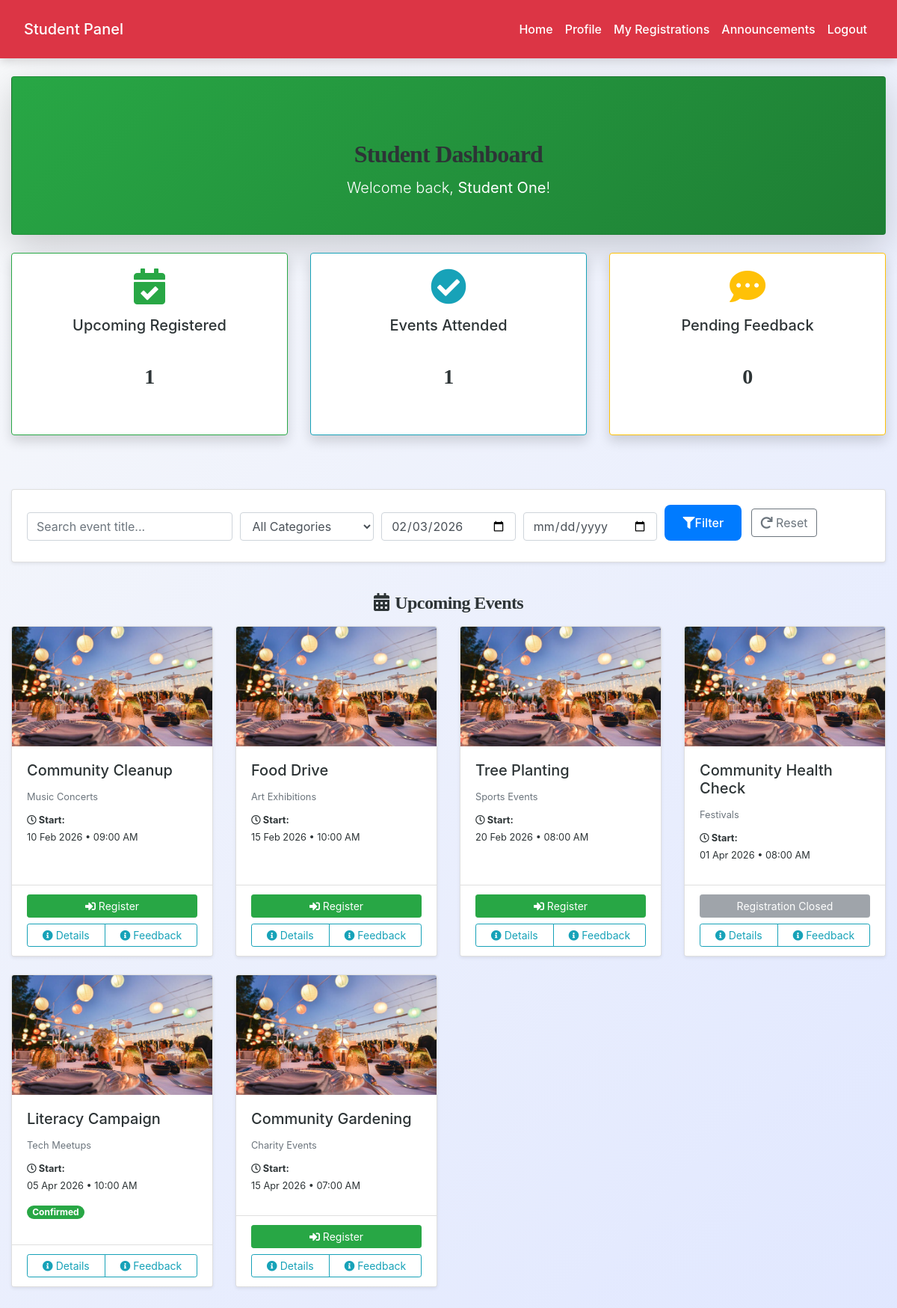
The page /student/dashboard.php (signed in) on the database its author committed.
### tables this page shows
CREATE TABLE `users` (
  `id` int(11) NOT NULL,
  `role` enum('Student','Faculty','Event Organizer') NOT NULL,
  `department` varchar(100) NOT NULL,
  `first_name` varchar(100) NOT NULL,
  `last_name` varchar(100) NOT NULL,
  `email` varchar(150) NOT NULL,
  `password_hash` varchar(255) NOT NULL,
  `phone` varchar(20) DEFAULT NULL,
  `profile_image` varchar(255) DEFAULT NULL,
  `system_notifications` tinyint(1) DEFAULT 1,
  `status` enum('pending','active','suspended') DEFAULT 'pending',
  `created_at` timestamp NOT NULL DEFAULT current_timestamp(),
  `updated_at` timestamp NOT NULL DEFAULT current_timestamp() ON UPDATE current_timestamp()
);

CREATE TABLE `events` (
  `event_id` int(11) NOT NULL,
  `title` varchar(255) NOT NULL,
  `description` text NOT NULL,
  `organizer_id` int(11) NOT NULL,
  `category_id` int(11) DEFAULT NULL,
  `event_type` enum('one_time','recurring') DEFAULT 'one_time',
  `start_datetime` datetime NOT NULL,
  `end_datetime` datetime NOT NULL,
  `capacity` int(11) DEFAULT 0,
  `registration_deadline` datetime DEFAULT NULL,
  `status` enum('pending','approved','rejected','cancelled','completed') DEFAULT 'pending',
  `banner_image` varchar(255) DEFAULT NULL,
  `created_at` datetime DEFAULT current_timestamp(),
  `updated_at` datetime DEFAULT current_timestamp() ON UPDATE current_timestamp()
);

CREATE TABLE `event_categories` (
  `id` int(11) NOT NULL,
  `name` varchar(100) NOT NULL
);

CREATE TABLE `event_registrations` (
  `id` int(11) NOT NULL,
  `event_id` int(11) NOT NULL,
  `user_id` int(11) NOT NULL,
  `status` enum('pending','confirmed','waitlisted','cancelled','attended','no_show') DEFAULT 'pending',
  `qr_code_token` varchar(64) DEFAULT NULL,
  `cancellation_reason` text DEFAULT NULL,
  `registered_at` timestamp NOT NULL DEFAULT current_timestamp()
);

### student/dashboard.php (the view, shortened to what this page needs)
<?php
include('config.php');
$user_id = $_SESSION['user_id'];
$stmt = $conn->prepare("SELECT first_name, last_name FROM users WHERE id = ? AND role = 'Student'");
$stmt->bind_param("i", $user_id);
$stmt->execute();
$result = $stmt->get_result();
if ($row = $result->fetch_assoc()) {
    $name = trim($row['first_name'] . ' ' . $row['last_name']);
} else {
    $name = "Student";
}
$stmt = $conn->prepare("
    SELECT COUNT(*) as count
    FROM event_registrations er
    JOIN events e ON er.event_id = e.event_id
    WHERE er.user_id = ?
    AND e.start_datetime > NOW()
    AND er.status IN ('confirmed', 'pending')
");
$stmt->bind_param("i", $user_id);
$stmt->execute();
$upcoming_registered = $stmt->get_result()->fetch_assoc()['count'] ?? 0;
$stmt = $conn->prepare("
    SELECT COUNT(DISTINCT er.event_id) as count
    FROM event_registrations er
    JOIN event_attendance ea ON ea.registration_id = er.id
    WHERE er.user_id = ?
");
$stmt->bind_param("i", $user_id);
$stmt->execute();
$attended = $stmt->get_result()->fetch_assoc()['count'] ?? 0;
$stmt = $conn->prepare("
    SELECT COUNT(DISTINCT er.event_id) as count
    FROM event_registrations er
    JOIN event_attendance ea ON ea.registration_id = er.id
    LEFT JOIN event_feedback ef ON ef.event_id = er.event_id AND ef.user_id = er.user_id
    WHERE er.user_id = ?
    AND ea.attended_at IS NOT NULL
    AND ef.id IS NULL
");
$stmt->bind_param("i", $user_id);
$stmt->execute();
$pending_feedback = $stmt->get_result()->fetch_assoc()['count'] ?? 0;
$search     = $_GET['search'] ?? '';
$from_date  = $_GET['from_date'] ?? date('Y-m-d');
$to_date    = $_GET['to_date'] ?? '';
$sql = "
    SELECT
        e.event_id,
        e.title,
        e.description,
        e.start_datetime,
        e.end_datetime,
        e.registration_deadline,
        e.banner_image,
        c.name AS category,
        er.status AS reg_status,
        er.id AS registration_id,
        er.qr_code_token
    FROM events e
    LEFT JOIN event_categories c ON e.category_id = c.id
    LEFT JOIN event_registrations er ON er.event_id = e.event_id AND er.user_id = ?
    WHERE e.status = 'approved'
      AND e.start_datetime > NOW()
";
$params = [$user_id];
$types  = "i";
if ($from_date !== '') {
    $sql .= " AND e.start_datetime >= ?";
    $params[] = "$from_date 00:00:00";
    $types .= "s";
}
$sql .= " ORDER BY e.start_datetime ASC LIMIT 12";
$stmt = $conn->prepare($sql);
$stmt->bind_param($types, ...$params);
$stmt->execute();
$events_result = $stmt->get_result();
$events = $events_result->fetch_all(MYSQLI_ASSOC);
?>
<!DOCTYPE html>
<html lang="en">
<head>
    <link rel="stylesheet" href="https://maxcdn.bootstrapcdn.com/bootstrap/4.5.2/css/bootstrap.min.css">
    <link rel="stylesheet" href="https://cdnjs.cloudflare.com/ajax/libs/font-awesome/5.15.4/css/all.min.css">
    <link rel="stylesheet" href="../css/style.css">
</head>
<body class="bg-light">
<?php include('navbar.php'); ?>
<div class="container-fluid mt-4 pb-5">
    <div class="card mb-4 shadow-lg text-white text-center py-4" style="background: linear-gradient(135deg, #28a745, #1e7e34);">
        <div class="card-body">
            <h2 class="mb-2">Student Dashboard</h2>
            <p class="lead mb-0">Welcome back, <strong><?= htmlspecialchars($name) ?></strong>!</p>
        </div>
    </div>
    <div class="row mb-5">
        <div class="col-md-4 mb-4">
            <div class="card stat-card shadow border-success">
                <div class="card-body text-center">
                    <i class="fas fa-calendar-check fa-3x text-success mb-3"></i>
                    <h5>Upcoming Registered</h5>
                    <h3 class="font-weight-bold"><?= $upcoming_registered ?></h3>
                </div>
            </div>
        </div>
        <div class="col-md-4 mb-4">
            <div class="card stat-card shadow border-info">
                <div class="card-body text-center">
                    <i class="fas fa-check-circle fa-3x text-info mb-3"></i>
                    <h5>Events Attended</h5>
                    <h3 class="font-weight-bold"><?= $attended ?></h3>
                </div>
            </div>
        </div>
        <div class="col-md-4 mb-4">
            <div class="card stat-card shadow border-warning">
                <div class="card-body text-center">
                    <i class="fas fa-comment-dots fa-3x text-warning mb-3"></i>
                    <h5>Pending Feedback</h5>
                    <h3 class="font-weight-bold"><?= $pending_feedback ?></h3>
                </div>
            </div>
        </div>
    </div>
    <div class="card mb-4 shadow-sm">
        <div class="card-body">
            <form method="GET" class="form-row align-items-end">
                <div class="col-md-3 mb-2">
                    <input type="text" name="search" class="form-control" placeholder="Search event title..." value="<?= htmlspecialchars($search) ?>">
                </div>
                <div class="col-md-2 mb-2">
                    <select name="category" class="form-control">
                        <option value="">All Categories</option>
                    </select>
                </div>
                <div class="col-md-2 mb-2">
                    <input type="date" name="from_date" class="form-control" value="<?= htmlspecialchars($from_date) ?>">
                </div>
                <div class="col-md-2 mb-2">
                    <input type="date" name="to_date" class="form-control" value="<?= htmlspecialchars($to_date) ?>">
                </div>
                <div class="col-md-3 mb-2">
                    <button type="submit" class="btn btn-primary mr-2"><i class="fas fa-filter"></i> Filter</button>
                    <a href="dashboard.php" class="btn btn-outline-secondary"><i class="fas fa-redo"></i> Reset</a>
                </div>
            </form>
        </div>
    </div>
    <h4 class="mb-3"><i class="fas fa-calendar-alt mr-2"></i>Upcoming Events</h4>
    <?php if (count($events) > 0): ?>
        <div class="row">
            <?php foreach ($events as $event): ?>
                <?php
                $now = date('Y-m-d H:i:s');
                $deadline_passed = $event['registration_deadline'] && $event['registration_deadline'] < $now;
                $is_registered = !empty($event['reg_status']);
                ?>
                <div class="col-md-4 col-lg-3 mb-4">
                    <div class="card event-card shadow-sm h-100">
                        <?php if (!empty($event['banner_image'])): ?>
                            <img src="../images/<?= htmlspecialchars($event['banner_image']) ?>" class="card-img-top event-img" alt="Event banner">
                        <?php else: ?>
                            <div class="bg-light text-center py-5 event-img"><i class="fas fa-image fa-3x text-muted"></i></div>
                        <?php endif; ?>
                        <div class="card-body">
                            <h5 class="card-title"><?= htmlspecialchars($event['title']) ?></h5>
                            <p class="text-muted small mb-2"><?= htmlspecialchars($event['category'] ?? 'General') ?></p>
                            <p class="small mb-2">
                                <strong><i class="far fa-clock"></i> Start:</strong><br>
                                <?= date('d M Y • h:i A', strtotime($event['start_datetime'])) ?>
                            </p>
                            <?php if ($is_registered): ?>
                                <span class="badge badge-pill badge-success mb-2">
                                    <?= ucfirst($event['reg_status']) ?>
                                </span>
                            <?php endif; ?>
                        </div>
                        <div class="card-footer bg-white text-center">
                            <?php if (!$is_registered && !$deadline_passed): ?>
                                <a href="event_register.php?event_id=<?= $event['event_id'] ?>" class="btn btn-success btn-sm btn-block mb-2">
                                    <i class="fas fa-sign-in-alt"></i> Register
                                </a>
                            <?php elseif ($deadline_passed): ?>
                                <button class="btn btn-secondary btn-sm btn-block mb-2" disabled>Registration Closed</button>
                            <?php endif; ?>
                            <div class="btn-group btn-group-sm w-100">
                                <a href="event_details.php?event_id=<?= $event['event_id'] ?>" class="btn btn-outline-info">
                                    <i class="fas fa-info-circle"></i> Details
                                </a>
                                <a href="event_feedback.php?event_id=<?= $event['event_id'] ?>" class="btn btn-outline-info">
                                    <i class="fas fa-info-circle"></i> Feedback
                                </a>
                            </div>
                        </div>
                    </div>
                </div>
            <?php endforeach; ?>
        </div>
    <?php else: ?>
        <div class="alert alert-info text-center">
            No upcoming events match your filters.
        </div>
    <?php endif; ?>
</div>
</body>
</html>

### student/navbar.php (shortened to what this page needs)
<nav class="navbar navbar-expand-lg navbar-dark bg-danger">
    <a class="navbar-brand" href="dashboard.php">Student Panel</a>
    <div class="collapse navbar-collapse" id="navbarNav">
        <ul class="navbar-nav ml-auto">
            <?php
            if (isset($_SESSION["user_id"]) && !empty($_SESSION["user_id"])) {
                echo '<li class="nav-item"><a class="nav-link" href="dashboard.php">Home</a></li>';
                echo '<li class="nav-item"><a class="nav-link" href="profile.php">Profile</a></li>';
                echo '<li class="nav-item"><a class="nav-link" href="my_registrations.php">My Registrations</a></li>';
                echo '<li class="nav-item"><a class="nav-link" href="announcements.php">Announcements</a></li>';
                echo '<li class="nav-item"><a class="nav-link" href="logout.php">Logout</a></li>';
            } else {
                echo '<li class="nav-item"><a class="nav-link" href="register.php">Register</a></li>';
                echo '<li class="nav-item"><a class="nav-link" href="login.php">Login</a></li>';
                echo '<li class="nav-item"><a class="nav-link" href="./admin/admin_login.php">Admin Login</a></li>';
            }
            ?>
        </ul>
    </div>
</nav>

### css/style.css (style rules this page uses)
:root { --primary: #007bff; --secondary: #6c757d; --success: #28a745; --info: #17a2b8; --warning: #ffc107; --danger: #dc3545; --light: #f8f9fa; --dark: #2d3436; --accent: #ff6f61; --highlight: #6f42c1; --shadow: rgba(0, 0, 0, 0.15); --transition: all 0.3s ease-in-out; }
body { font-family: 'Inter', 'Segoe UI', Tahoma, Geneva, Verdana, sans-serif; background: linear-gradient(135deg, var(--light) 0%, #e0e7ff 100%); color: var(--dark); line-height: 1.8; margin: 0; padding: 0; min-height: 100vh; font-size: 16px; }
.navbar { background-color: var(--dark); box-shadow: 0 4px 12px var(--shadow); padding: 1rem 2rem; position: sticky; top: 0; z-index: 1000; }
.navbar-brand, .nav-link { color: white !important; font-weight: 500; transition: var(--transition); }
h1, h2, h3, h4 { text-align: center; margin: 2.5rem 0; font-family: 'Georgia', 'Times New Roman', serif; color: var(--dark); font-weight: 700; letter-spacing: -0.025em; }
h2 { font-size: 2rem; }
h3 { font-size: 1.75rem; }
h4 { font-size: 1.5rem; }
.btn-primary { background-color: var(--primary); color: #fff; border: none; border-radius: 8px; padding: 0.75rem 1.5rem; font-size: 1rem; font-weight: 500; cursor: pointer; transition: var(--transition); display: inline-flex; align-items: center; justify-content: center; }
a { color: var(--primary); text-decoration: none; font-weight: 500; transition: var(--transition); }

### student/dashboard.php (style rules this page uses)
.stat-card { transition: transform 0.2s; }
.event-card { min-height: 380px; }
.event-img { height: 160px; object-fit: cover; }

### rows shown on the page
users: name "Student One"
events: banner_image (picture), title "Community Cleanup", category.name "Music Concerts", start_datetime "10 Feb 2026 • 09:00 AM"
events: banner_image (picture), title "Food Drive", category.name "Art Exhibitions", start_datetime "15 Feb 2026 • 10:00 AM"
events: banner_image (picture), title "Tree Planting", category.name "Sports Events", start_datetime "20 Feb 2026 • 08:00 AM"
events: banner_image (picture), title "Community Health Check", category.name "Festivals", start_datetime "01 Apr 2026 • 08:00 AM", shows "Registration Closed"
events: banner_image (picture), title "Literacy Campaign", category.name "Tech Meetups", start_datetime "05 Apr 2026 • 10:00 AM", event_registrations.status "Confirmed"
events: banner_image (picture), title "Community Gardening", category.name "Charity Events", start_datetime "15 Apr 2026 • 07:00 AM"

### other values the page prints
$upcoming_registered "1"
$attended "1"
$pending_feedback "0"
